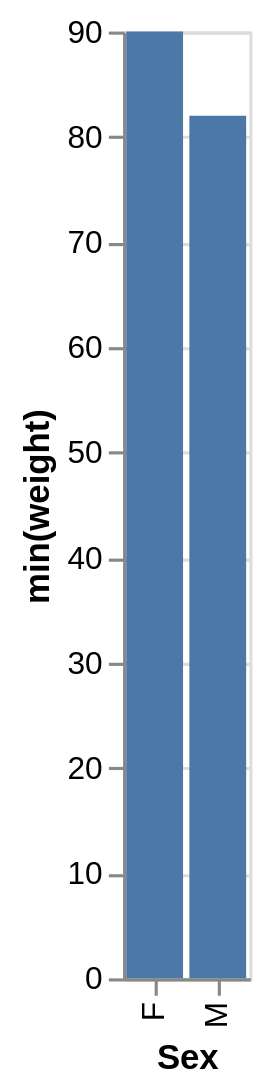

Write a Vega-Lite specification for this figure.
### Vega-Lite specification from a JSON file in a GitHub repository (floating-point values rounded to 4 significant figures)
{"data": {"values": [{"x_data": "F", "y_data": 90}, {"x_data": "M", "y_data": 82}]}, "mark": "bar", "encoding": {"x": {"field": "x_data", "type": "nominal", "title": "Sex", "sort": {"op": "sum", "field": "y_data", "order": "descending"}}, "y": {"field": "y_data", "type": "quantitative", "title": "min(weight)"}}}
